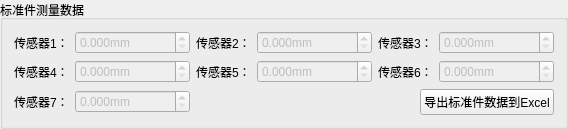
             <widget class="QGroupBox" name="groupBox_stdData">
              <property name="title">
               <string>标准件测量数据</string>
              </property>
              <layout class="QGridLayout" name="gridLayout">
               <item row="0" column="2">
                <layout class="QHBoxLayout" name="horizontalLayout_17">
                 <item>
                  <widget class="QLabel" name="label_15">
                   <property name="maximumSize">
                    <size>
                     <width>85</width>
                     <height>16777215</height>
                    </size>
                   </property>
                   <property name="text">
                    <string>传感器3：</string>
                   </property>
                  </widget>
                 </item>
                 <item>
                  <widget class="QDoubleSpinBox" name="sensorThreeStdData">
                   <property name="enabled">
                    <bool>false</bool>
                   </property>
                   <property name="minimumSize">
                    <size>
                     <width>115</width>
                     <height>0</height>
                    </size>
                   </property>
                   <property name="suffix">
                    <string>mm</string>
                   </property>
                   <property name="decimals">
                    <number>3</number>
                   </property>
                  </widget>
                 </item>
                </layout>
               </item>
               <item row="2" column="1" colspan="2">
                <layout class="QHBoxLayout" name="horizontalLayout_23">
                 <item>
                  <spacer name="horizontalSpacer_3">
                   <property name="orientation">
                    <enum>Qt::Horizontal</enum>
                   </property>
                   <property name="sizeHint" stdset="0">
                    <size>
                     <width>40</width>
                     <height>20</height>
                    </size>
                   </property>
                  </spacer>
                 </item>
                 <item>
                  <widget class="QPushButton" name="exportStdData">
                   <property name="text">
                    <string>导出标准件数据到Excel</string>
                   </property>
                  </widget>
                 </item>
                </layout>
               </item>
               <item row="1" column="2">
                <layout class="QHBoxLayout" name="horizontalLayout_21">
                 <item>
                  <widget class="QLabel" name="label_18">
                   <property name="maximumSize">
                    <size>
                     <width>85</width>
                     <height>16777215</height>
                    </size>
                   </property>
                   <property name="text">
                    <string>传感器6：</string>
                   </property>
                  </widget>
                 </item>
                 <item>
                  <widget class="QDoubleSpinBox" name="sensorSixStdData">
                   <property name="enabled">
                    <bool>false</bool>
                   </property>
                   <property name="minimumSize">
                    <size>
                     <width>115</width>
                     <height>0</height>
                    </size>
                   </property>
                   <property name="suffix">
                    <string>mm</string>
                   </property>
                   <property name="decimals">
                    <number>3</number>
                   </property>
                  </widget>
                 </item>
                </layout>
               </item>
               <item row="0" column="1">
                <layout class="QHBoxLayout" name="horizontalLayout_16">
                 <item>
                  <widget class="QLabel" name="label_14">
                   <property name="maximumSize">
                    <size>
                     <width>85</width>
                     <height>16777215</height>
                    </size>
                   </property>
                   <property name="text">
                    <string>传感器2：</string>
                   </property>
                  </widget>
                 </item>
                 <item>
                  <widget class="QDoubleSpinBox" name="sensorTwoStdData">
                   <property name="enabled">
                    <bool>false</bool>
                   </property>
                   <property name="minimumSize">
                    <size>
                     <width>115</width>
                     <height>0</height>
                    </size>
                   </property>
                   <property name="suffix">
                    <string>mm</string>
                   </property>
                   <property name="decimals">
                    <number>3</number>
                   </property>
                  </widget>
                 </item>
                </layout>
               </item>
               <item row="0" column="0">
                <layout class="QHBoxLayout" name="horizontalLayout_14">
                 <item>
                  <widget class="QLabel" name="label_13">
                   <property name="maximumSize">
                    <size>
                     <width>85</width>
                     <height>16777215</height>
                    </size>
                   </property>
                   <property name="text">
                    <string>传感器1：</string>
                   </property>
                  </widget>
                 </item>
                 <item>
                  <widget class="QDoubleSpinBox" name="sensorOneStdData">
                   <property name="enabled">
                    <bool>false</bool>
                   </property>
                   <property name="minimumSize">
                    <size>
                     <width>115</width>
                     <height>0</height>
                    </size>
                   </property>
                   <property name="maximumSize">
                    <size>
                     <width>16777215</width>
                     <height>16777215</height>
                    </size>
                   </property>
                   <property name="suffix">
                    <string>mm</string>
                   </property>
                   <property name="decimals">
                    <number>3</number>
                   </property>
                   <property name="value">
                    <double>0.000000000000000</double>
                   </property>
                  </widget>
                 </item>
                </layout>
               </item>
               <item row="2" column="0">
                <layout class="QHBoxLayout" name="horizontalLayout_22">
                 <item>
                  <widget class="QLabel" name="label_20">
                   <property name="minimumSize">
                    <size>
                     <width>0</width>
                     <height>0</height>
                    </size>
                   </property>
                   <property name="maximumSize">
                    <size>
                     <width>85</width>
                     <height>16777215</height>
                    </size>
                   </property>
                   <property name="text">
                    <string>传感器7：</string>
                   </property>
                  </widget>
                 </item>
                 <item>
                  <widget class="QDoubleSpinBox" name="sensorSevenStdData">
                   <property name="enabled">
                    <bool>false</bool>
                   </property>
                   <property name="minimumSize">
                    <size>
                     <width>115</width>
                     <height>0</height>
                    </size>
                   </property>
                   <property name="maximumSize">
                    <size>
                     <width>16777215</width>
                     <height>16777215</height>
                    </size>
                   </property>
                   <property name="suffix">
                    <string>mm</string>
                   </property>
                   <property name="decimals">
                    <number>3</number>
                   </property>
                  </widget>
                 </item>
                </layout>
               </item>
               <item row="1" column="1">
                <layout class="QHBoxLayout" name="horizontalLayout_20">
                 <item>
                  <widget class="QLabel" name="label_17">
                   <property name="maximumSize">
                    <size>
                     <width>85</width>
                     <height>16777215</height>
                    </size>
                   </property>
                   <property name="text">
                    <string>传感器5：</string>
                   </property>
                  </widget>
                 </item>
                 <item>
                  <widget class="QDoubleSpinBox" name="sensorFiveStdData">
                   <property name="enabled">
                    <bool>false</bool>
                   </property>
                   <property name="minimumSize">
                    <size>
                     <width>115</width>
                     <height>0</height>
                    </size>
                   </property>
                   <property name="suffix">
                    <string>mm</string>
                   </property>
                   <property name="decimals">
                    <number>3</number>
                   </property>
                  </widget>
                 </item>
                </layout>
               </item>
               <item row="1" column="0">
                <layout class="QHBoxLayout" name="horizontalLayout_19">
                 <item>
                  <widget class="QLabel" name="label_16">
                   <property name="maximumSize">
                    <size>
                     <width>85</width>
                     <height>16777215</height>
                    </size>
                   </property>
                   <property name="text">
                    <string>传感器4：</string>
                   </property>
                  </widget>
                 </item>
                 <item>
                  <widget class="QDoubleSpinBox" name="sensorFourStdData">
                   <property name="enabled">
                    <bool>false</bool>
                   </property>
                   <property name="minimumSize">
                    <size>
                     <width>115</width>
                     <height>0</height>
                    </size>
                   </property>
                   <property name="suffix">
                    <string>mm</string>
                   </property>
                   <property name="decimals">
                    <number>3</number>
                   </property>
                  </widget>
                 </item>
                </layout>
               </item>
              </layout>
             </widget>
